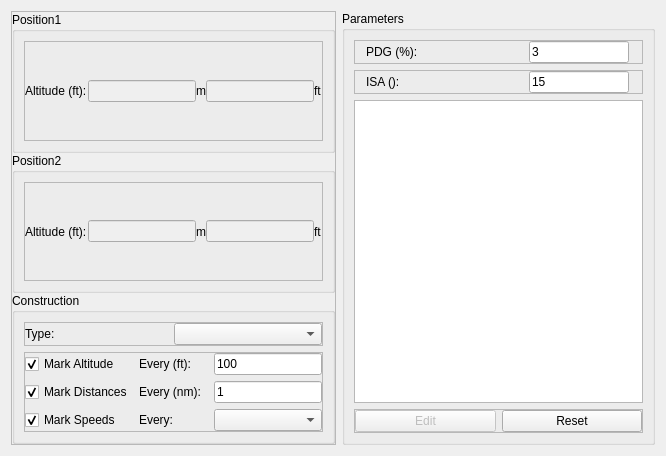
<?xml version="1.0" encoding="UTF-8"?>
<ui version="4.0">
 <class>Form</class>
 <widget class="QWidget" name="Form">
  <property name="geometry">
   <rect>
    <x>0</x>
    <y>0</y>
    <width>666</width>
    <height>456</height>
   </rect>
  </property>
  <property name="font">
   <font>
    <family>Arial</family>
   </font>
  </property>
  <property name="windowTitle">
   <string>Form</string>
  </property>
  <layout class="QHBoxLayout" name="horizontalLayout">
   <item>
    <widget class="QFrame" name="frmoMain">
     <property name="frameShape">
      <enum>QFrame::StyledPanel</enum>
     </property>
     <property name="frameShadow">
      <enum>QFrame::Raised</enum>
     </property>
     <layout class="QVBoxLayout" name="vLayout_Main">
      <property name="spacing">
       <number>0</number>
      </property>
      <property name="margin">
       <number>0</number>
      </property>
      <item>
       <widget class="QGroupBox" name="gbP1">
        <property name="title">
         <string>Position1</string>
        </property>
        <layout class="QVBoxLayout" name="vLayout_P1">
         <item>
          <widget class="QFrame" name="frame_IasMA">
           <property name="sizePolicy">
            <sizepolicy hsizetype="Minimum" vsizetype="Preferred">
             <horstretch>0</horstretch>
             <verstretch>0</verstretch>
            </sizepolicy>
           </property>
           <property name="frameShape">
            <enum>QFrame::StyledPanel</enum>
           </property>
           <property name="frameShadow">
            <enum>QFrame::Raised</enum>
           </property>
           <layout class="QHBoxLayout" name="horizontalLayout_27">
            <property name="spacing">
             <number>0</number>
            </property>
            <property name="margin">
             <number>0</number>
            </property>
            <item>
             <widget class="QLabel" name="label_4">
              <property name="sizePolicy">
               <sizepolicy hsizetype="Fixed" vsizetype="Preferred">
                <horstretch>0</horstretch>
                <verstretch>0</verstretch>
               </sizepolicy>
              </property>
              <property name="minimumSize">
               <size>
                <width>63</width>
                <height>0</height>
               </size>
              </property>
              <property name="maximumSize">
               <size>
                <width>70</width>
                <height>16777215</height>
               </size>
              </property>
              <property name="font">
               <font>
                <family>Arial</family>
                <weight>50</weight>
                <bold>false</bold>
               </font>
              </property>
              <property name="text">
               <string>Altitude (ft):</string>
              </property>
             </widget>
            </item>
            <item>
             <widget class="QLineEdit" name="txtAltitudeM1">
              <property name="enabled">
               <bool>false</bool>
              </property>
             </widget>
            </item>
            <item>
             <widget class="QLabel" name="label_5">
              <property name="text">
               <string>m</string>
              </property>
             </widget>
            </item>
            <item>
             <widget class="QLineEdit" name="txtAltitude1">
              <property name="enabled">
               <bool>false</bool>
              </property>
              <property name="sizePolicy">
               <sizepolicy hsizetype="Preferred" vsizetype="Fixed">
                <horstretch>0</horstretch>
                <verstretch>0</verstretch>
               </sizepolicy>
              </property>
              <property name="minimumSize">
               <size>
                <width>105</width>
                <height>0</height>
               </size>
              </property>
              <property name="maximumSize">
               <size>
                <width>16777215</width>
                <height>16777215</height>
               </size>
              </property>
              <property name="font">
               <font>
                <family>Arial</family>
                <weight>50</weight>
                <bold>false</bold>
               </font>
              </property>
              <property name="text">
               <string/>
              </property>
             </widget>
            </item>
            <item>
             <widget class="QLabel" name="label_6">
              <property name="text">
               <string>ft</string>
              </property>
             </widget>
            </item>
           </layout>
          </widget>
         </item>
        </layout>
       </widget>
      </item>
      <item>
       <widget class="QGroupBox" name="gbP2">
        <property name="title">
         <string>Position2</string>
        </property>
        <layout class="QVBoxLayout" name="vLayout_p2">
         <item>
          <widget class="QFrame" name="frame_IasMA_2">
           <property name="sizePolicy">
            <sizepolicy hsizetype="Minimum" vsizetype="Preferred">
             <horstretch>0</horstretch>
             <verstretch>0</verstretch>
            </sizepolicy>
           </property>
           <property name="frameShape">
            <enum>QFrame::StyledPanel</enum>
           </property>
           <property name="frameShadow">
            <enum>QFrame::Raised</enum>
           </property>
           <layout class="QHBoxLayout" name="horizontalLayout_31">
            <property name="spacing">
             <number>0</number>
            </property>
            <property name="margin">
             <number>0</number>
            </property>
            <item>
             <widget class="QLabel" name="label_15">
              <property name="sizePolicy">
               <sizepolicy hsizetype="Fixed" vsizetype="Preferred">
                <horstretch>0</horstretch>
                <verstretch>0</verstretch>
               </sizepolicy>
              </property>
              <property name="minimumSize">
               <size>
                <width>63</width>
                <height>0</height>
               </size>
              </property>
              <property name="maximumSize">
               <size>
                <width>70</width>
                <height>16777215</height>
               </size>
              </property>
              <property name="font">
               <font>
                <family>Arial</family>
                <weight>50</weight>
                <bold>false</bold>
               </font>
              </property>
              <property name="text">
               <string>Altitude (ft):</string>
              </property>
             </widget>
            </item>
            <item>
             <widget class="QLineEdit" name="txtAltitudeM2">
              <property name="enabled">
               <bool>false</bool>
              </property>
             </widget>
            </item>
            <item>
             <widget class="QLabel" name="label_7">
              <property name="text">
               <string>m</string>
              </property>
             </widget>
            </item>
            <item>
             <widget class="QLineEdit" name="txtAltitude2">
              <property name="enabled">
               <bool>false</bool>
              </property>
              <property name="sizePolicy">
               <sizepolicy hsizetype="Preferred" vsizetype="Fixed">
                <horstretch>0</horstretch>
                <verstretch>0</verstretch>
               </sizepolicy>
              </property>
              <property name="minimumSize">
               <size>
                <width>105</width>
                <height>0</height>
               </size>
              </property>
              <property name="maximumSize">
               <size>
                <width>16777215</width>
                <height>16777215</height>
               </size>
              </property>
              <property name="font">
               <font>
                <family>Arial</family>
                <weight>50</weight>
                <bold>false</bold>
               </font>
              </property>
              <property name="text">
               <string/>
              </property>
             </widget>
            </item>
            <item>
             <widget class="QLabel" name="label_8">
              <property name="text">
               <string>ft</string>
              </property>
             </widget>
            </item>
           </layout>
          </widget>
         </item>
        </layout>
       </widget>
      </item>
      <item>
       <widget class="QGroupBox" name="gbAeroData">
        <property name="title">
         <string>Construction</string>
        </property>
        <layout class="QVBoxLayout" name="verticalLayout_gbAeroData">
         <item>
          <widget class="QFrame" name="frame_RNVA_3">
           <property name="enabled">
            <bool>true</bool>
           </property>
           <property name="sizePolicy">
            <sizepolicy hsizetype="Minimum" vsizetype="Preferred">
             <horstretch>0</horstretch>
             <verstretch>0</verstretch>
            </sizepolicy>
           </property>
           <property name="frameShape">
            <enum>QFrame::StyledPanel</enum>
           </property>
           <property name="frameShadow">
            <enum>QFrame::Raised</enum>
           </property>
           <layout class="QHBoxLayout" name="horizontalLayout_18">
            <property name="spacing">
             <number>0</number>
            </property>
            <property name="margin">
             <number>0</number>
            </property>
            <item>
             <widget class="QLabel" name="label_10">
              <property name="minimumSize">
               <size>
                <width>100</width>
                <height>0</height>
               </size>
              </property>
              <property name="maximumSize">
               <size>
                <width>16777215</width>
                <height>16777215</height>
               </size>
              </property>
              <property name="font">
               <font>
                <family>Arial</family>
                <weight>50</weight>
                <bold>false</bold>
               </font>
              </property>
              <property name="text">
               <string>Type:</string>
              </property>
             </widget>
            </item>
            <item>
             <widget class="QComboBox" name="cmbConstructionType">
              <property name="maximumSize">
               <size>
                <width>16777215</width>
                <height>16777215</height>
               </size>
              </property>
              <property name="font">
               <font>
                <family>Arial</family>
                <weight>50</weight>
                <bold>false</bold>
               </font>
              </property>
              <property name="frame">
               <bool>true</bool>
              </property>
             </widget>
            </item>
           </layout>
          </widget>
         </item>
         <item>
          <widget class="QFrame" name="frame">
           <property name="frameShape">
            <enum>QFrame::StyledPanel</enum>
           </property>
           <property name="frameShadow">
            <enum>QFrame::Raised</enum>
           </property>
           <layout class="QGridLayout" name="gridLayout">
            <property name="margin">
             <number>0</number>
            </property>
            <item row="0" column="0">
             <widget class="QCheckBox" name="chbMarkAltitudes">
              <property name="text">
               <string>Mark Altitude</string>
              </property>
              <property name="checked">
               <bool>true</bool>
              </property>
             </widget>
            </item>
            <item row="1" column="0">
             <widget class="QCheckBox" name="chbMarkDistances">
              <property name="text">
               <string>Mark Distances</string>
              </property>
              <property name="checked">
               <bool>true</bool>
              </property>
             </widget>
            </item>
            <item row="2" column="0">
             <widget class="QCheckBox" name="chbMarkSpeeds">
              <property name="text">
               <string>Mark Speeds</string>
              </property>
              <property name="checked">
               <bool>true</bool>
              </property>
             </widget>
            </item>
            <item row="1" column="1">
             <widget class="QLabel" name="label_2">
              <property name="text">
               <string>Every (nm):</string>
              </property>
             </widget>
            </item>
            <item row="0" column="1">
             <widget class="QLabel" name="label">
              <property name="text">
               <string>Every (ft):</string>
              </property>
             </widget>
            </item>
            <item row="2" column="2">
             <widget class="QComboBox" name="cmbSpeedEvery"/>
            </item>
            <item row="2" column="1">
             <widget class="QLabel" name="label_3">
              <property name="text">
               <string>Every:</string>
              </property>
             </widget>
            </item>
            <item row="1" column="2">
             <widget class="QLineEdit" name="txtDistanceEvery">
              <property name="sizePolicy">
               <sizepolicy hsizetype="Fixed" vsizetype="Fixed">
                <horstretch>0</horstretch>
                <verstretch>0</verstretch>
               </sizepolicy>
              </property>
              <property name="text">
               <string>1</string>
              </property>
             </widget>
            </item>
            <item row="0" column="2">
             <widget class="QLineEdit" name="txtAltitudeEvery">
              <property name="sizePolicy">
               <sizepolicy hsizetype="Fixed" vsizetype="Fixed">
                <horstretch>0</horstretch>
                <verstretch>0</verstretch>
               </sizepolicy>
              </property>
              <property name="text">
               <string>100</string>
              </property>
             </widget>
            </item>
           </layout>
          </widget>
         </item>
        </layout>
       </widget>
      </item>
     </layout>
    </widget>
   </item>
   <item>
    <widget class="QGroupBox" name="groupBox">
     <property name="title">
      <string>Parameters</string>
     </property>
     <layout class="QVBoxLayout" name="verticalLayout">
      <item>
       <widget class="QFrame" name="frame_MocMA1_2">
        <property name="sizePolicy">
         <sizepolicy hsizetype="Minimum" vsizetype="Preferred">
          <horstretch>0</horstretch>
          <verstretch>0</verstretch>
         </sizepolicy>
        </property>
        <property name="frameShape">
         <enum>QFrame::StyledPanel</enum>
        </property>
        <property name="frameShadow">
         <enum>QFrame::Raised</enum>
        </property>
        <layout class="QHBoxLayout" name="horizontalLayout_35">
         <property name="spacing">
          <number>0</number>
         </property>
         <property name="margin">
          <number>0</number>
         </property>
         <item>
          <widget class="QLabel" name="label_23">
           <property name="sizePolicy">
            <sizepolicy hsizetype="Fixed" vsizetype="Preferred">
             <horstretch>0</horstretch>
             <verstretch>0</verstretch>
            </sizepolicy>
           </property>
           <property name="minimumSize">
            <size>
             <width>152</width>
             <height>0</height>
            </size>
           </property>
           <property name="maximumSize">
            <size>
             <width>16777215</width>
             <height>16777215</height>
            </size>
           </property>
           <property name="font">
            <font>
             <family>Arial</family>
             <weight>50</weight>
             <bold>false</bold>
            </font>
           </property>
           <property name="text">
            <string>PDG (%):</string>
           </property>
          </widget>
         </item>
         <item>
          <widget class="QLineEdit" name="txtPdg">
           <property name="sizePolicy">
            <sizepolicy hsizetype="Preferred" vsizetype="Fixed">
             <horstretch>0</horstretch>
             <verstretch>0</verstretch>
            </sizepolicy>
           </property>
           <property name="minimumSize">
            <size>
             <width>25</width>
             <height>0</height>
            </size>
           </property>
           <property name="maximumSize">
            <size>
             <width>100</width>
             <height>16777215</height>
            </size>
           </property>
           <property name="font">
            <font>
             <family>Arial</family>
             <weight>50</weight>
             <bold>false</bold>
            </font>
           </property>
           <property name="text">
            <string>3</string>
           </property>
          </widget>
         </item>
        </layout>
       </widget>
      </item>
      <item>
       <widget class="QFrame" name="frame_MocMA1_3">
        <property name="sizePolicy">
         <sizepolicy hsizetype="Minimum" vsizetype="Preferred">
          <horstretch>0</horstretch>
          <verstretch>0</verstretch>
         </sizepolicy>
        </property>
        <property name="frameShape">
         <enum>QFrame::StyledPanel</enum>
        </property>
        <property name="frameShadow">
         <enum>QFrame::Raised</enum>
        </property>
        <layout class="QHBoxLayout" name="horizontalLayout_36">
         <property name="spacing">
          <number>0</number>
         </property>
         <property name="margin">
          <number>0</number>
         </property>
         <item>
          <widget class="QLabel" name="label_24">
           <property name="sizePolicy">
            <sizepolicy hsizetype="Fixed" vsizetype="Preferred">
             <horstretch>0</horstretch>
             <verstretch>0</verstretch>
            </sizepolicy>
           </property>
           <property name="minimumSize">
            <size>
             <width>152</width>
             <height>0</height>
            </size>
           </property>
           <property name="maximumSize">
            <size>
             <width>16777215</width>
             <height>16777215</height>
            </size>
           </property>
           <property name="font">
            <font>
             <family>Arial</family>
             <weight>50</weight>
             <bold>false</bold>
            </font>
           </property>
           <property name="text">
            <string>ISA ():</string>
           </property>
          </widget>
         </item>
         <item>
          <widget class="QLineEdit" name="txtIsa">
           <property name="sizePolicy">
            <sizepolicy hsizetype="Preferred" vsizetype="Fixed">
             <horstretch>0</horstretch>
             <verstretch>0</verstretch>
            </sizepolicy>
           </property>
           <property name="minimumSize">
            <size>
             <width>25</width>
             <height>0</height>
            </size>
           </property>
           <property name="maximumSize">
            <size>
             <width>100</width>
             <height>16777215</height>
            </size>
           </property>
           <property name="font">
            <font>
             <family>Arial</family>
             <weight>50</weight>
             <bold>false</bold>
            </font>
           </property>
           <property name="text">
            <string>15</string>
           </property>
          </widget>
         </item>
        </layout>
       </widget>
      </item>
      <item>
       <widget class="QTableView" name="tblSpeeds"/>
      </item>
      <item>
       <widget class="QFrame" name="frame_2">
        <property name="frameShape">
         <enum>QFrame::StyledPanel</enum>
        </property>
        <property name="frameShadow">
         <enum>QFrame::Raised</enum>
        </property>
        <layout class="QHBoxLayout" name="horizontalLayout_2">
         <property name="margin">
          <number>0</number>
         </property>
         <item>
          <widget class="QPushButton" name="btnEdit">
           <property name="enabled">
            <bool>false</bool>
           </property>
           <property name="text">
            <string>Edit</string>
           </property>
          </widget>
         </item>
         <item>
          <widget class="QPushButton" name="btnReset">
           <property name="text">
            <string>Reset</string>
           </property>
          </widget>
         </item>
        </layout>
       </widget>
      </item>
     </layout>
    </widget>
   </item>
  </layout>
 </widget>
 <resources/>
 <connections/>
</ui>
